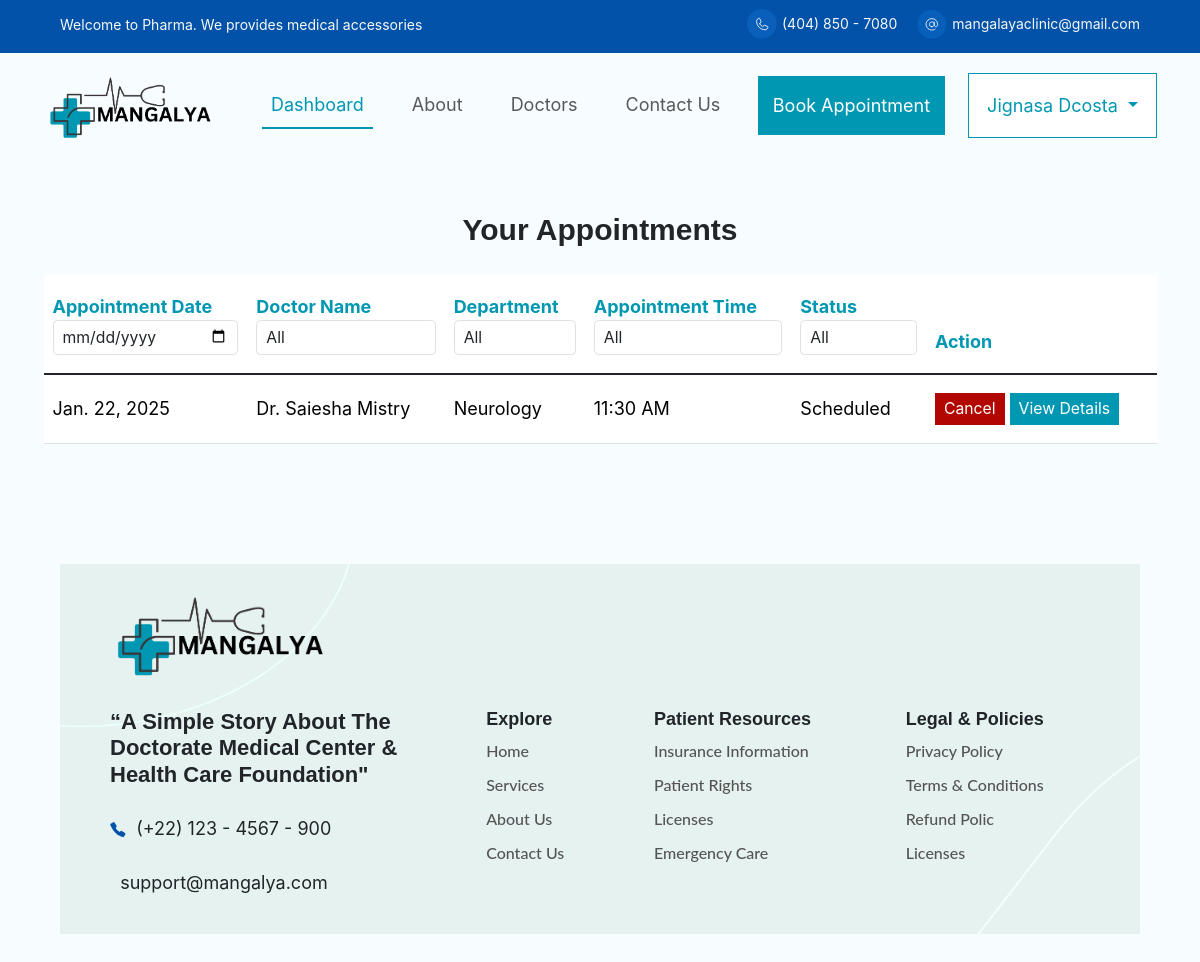
The page /patient_dashboard/ (signed in) on the database its author committed.
### appointment/models.py (models this page shows, shortened)
class CustomUser(AbstractUser):
    email = models.EmailField(unique=True)  # Use email as the unique identifier
    is_patient = models.BooleanField(default=False, db_index=True)
    is_doctor = models.BooleanField(default=False, db_index=True)
    user_permissions=models.ManyToManyField('auth.Permission',related_name='account_user_permission_set',blank=True)
    groups = models.ManyToManyField('auth.Group',related_name='account_user_set',blank=True)
    USERNAME_FIELD = 'email'
    REQUIRED_FIELDS = ['username']
    class Meta:
        indexes = [
            models.Index(fields=['username']),
            models.Index(fields=['email']),
        ]

class Appointment(models.Model):
    STATUS_CHOICES = [
        ('Scheduled', 'Scheduled'),
        ('Completed', 'Completed'),
        ('Cancelled', 'Cancelled'),
    ]
    patient = models.ForeignKey(CustomUser, on_delete=models.CASCADE, related_name='appointments', limit_choices_to={'is_patient': True})
    doctor = models.ForeignKey(CustomUser, on_delete=models.CASCADE, related_name='appointments_as_doctor', limit_choices_to={'is_doctor': True})
    date = models.DateField()
    time = models.CharField(max_length=10, choices=TIME_SLOT_CHOICES)
    status = models.CharField(max_length=10, choices=STATUS_CHOICES, default='Scheduled')

class DoctorProfile(models.Model):
    user = models.OneToOneField(CustomUser, on_delete=models.CASCADE, related_name='doctor_profile')
    gender = models.CharField(max_length=1, choices=GENDER_CHOICES)
    contact_number = models.CharField(max_length=15)
    role = models.CharField(max_length=100)
    department = models.ForeignKey(Department, on_delete=models.CASCADE, related_name='departemnt')
    fees = models.DecimalField(max_digits=10, decimal_places=2)
    profile_picture = models.ImageField(upload_to='doctor_profiles/', blank=True, null=True)
    description = models.TextField(default="No description available.")  # Add description field

class Department(models.Model):
    name = models.CharField(max_length=100, choices=DEPARTMENT_CATEGORY_CHOICES)

### appointment/views.py (the view)
# urls.py: path('patient_dashboard/',views.patient_dashboard,name='patient_dashboard'),
@login_required
def patient_dashboard(request):
    today = date.today()
    appointments = Appointment.objects.filter(patient=request.user)
    unique_doctors = appointments.values_list('doctor__first_name', 'doctor__last_name', flat=False).distinct()
    unique_departments = appointments.values_list('doctor__doctor_profile__department__name', flat=True).distinct()
    unique_times = appointments.values_list('time', flat=True).distinct()
    selected_date = request.GET.get('date', '')
    selected_doctor = request.GET.get('doctor', '')
    selected_department = request.GET.get('department', '')
    selected_time = request.GET.get('time', '')
    selected_status = request.GET.get('status', '')
    if selected_date:
        appointments = appointments.filter(date=selected_date)
    if selected_doctor:
        first_name, last_name = selected_doctor.split()
        appointments = appointments.filter(doctor__first_name=first_name, doctor__last_name=last_name)
    if selected_department:
        appointments = appointments.filter(doctor__doctor_profile__department__name=selected_department)
    if selected_time:
        appointments = appointments.filter(time=selected_time)
    if selected_status:
        appointments = appointments.filter(status=selected_status)
    return render(request, 'patient_dashboard.html', {
        'appointments': appointments,
        'unique_doctors': unique_doctors,
        'unique_departments': unique_departments,
        'unique_times': unique_times,
    })

### templates/patient_dashboard.html (shortened to what this page needs)
{% extends "base.html" %}
{% load static %}
{% block content %}
<div class="container mt-4">
    <div class="text-center mb-4 mt-5">
        <h4 class="page-header">Your Appointments</h4>
    </div>
    <form method="GET" action="{% url 'patient_dashboard' %}">
        <table class="table table-responsive align-middle">
            <thead class="table-brand py-3">
                <tr>
                    <th class="py-3" style="color: #0097B2;">
                        Appointment Date
                        <input type="date" name="date" class="form-control form-control-sm" value="{{ request.GET.date }}" onchange="this.form.submit()">
                    </th>
                    <th class="py-3" style="color: #0097B2;">
                        Doctor Name
                        <select name="doctor" class="form-control form-control-sm" onchange="this.form.submit()">
                            <option value="" style="font-size: 14px;">All</option>
                        </select>
                    </th>
                    <th class="py-3" style="color: #0097B2;">
                        Department
                        <select name="department" class="form-control form-control-sm" onchange="this.form.submit()">
                            <option value="" style="font-size: 14px;">All</option>
                        </select>
                    </th>
                    <th class="py-3" style="color: #0097B2;">
                        Appointment Time
                        <select name="time" class="form-control form-control-sm" onchange="this.form.submit()">
                            <option value="" style="font-size: 14px;">All</option>
                        </select>
                    </th>
                    <th class="py-3" style="color: #0097B2;">
                        Status
                        <select name="status" class="form-control form-control-sm" onchange="this.form.submit()">
                            <option value="" style="font-size: 14px;">All</option>
                        </select>
                    </th>
                    <th class="py-3" style="color: #0097B2;">Action</th>
                </tr>
            </thead>
            <tbody class="table-group-divider">
                {% for appointment in appointments %}
                <tr>
                    <td class="py-3">{{ appointment.date }}</td>
                    <td class="py-3">Dr. {{ appointment.doctor.first_name }} {{ appointment.doctor.last_name }}</td>
                    <td class="py-3">{{ appointment.doctor.doctor_profile.department.name }}</td>
                    <td class="py-3">{{ appointment.time }}</td>
                    <td class="py-3">{{ appointment.status }}</td>
                    <td class="py-3">
                        {% if appointment.status == 'Scheduled' %}
                        <a href="{% url 'cancel_appointment' appointment.id %}" class="btn btn-sm cancel-button">Cancel</a>
                        {% endif %}
                        <a href="{% url 'patient_appointment_detail' appointment.id %}" class="btn btn-sm btn-primary-sm">View Details</a>
                    </td>
                </tr>
                {% empty %}
                <tr>
                    <td colspan="6" class="text-center">No appointments found.</td>
                </tr>
                {% endfor %}
            </tbody>
        </table>
    </form>
</div>
{% endblock content %}

### templates/base.html (shortened to what this page needs)
{% load static %}
<!DOCTYPE html>
<html lang="en">
<head>
    <link href="https://cdn.jsdelivr.net/npm/bootstrap@5.3.3/dist/css/bootstrap.min.css" rel="stylesheet">
    <link href="https://cdn.jsdelivr.net/npm/bootstrap-icons/font/bootstrap-icons.css" rel="stylesheet">
    <link rel="stylesheet" href="{% static 'css/style.css' %}">
</head>
<body>
{% block header %}
  <div id="top-bar" class="d-flex pt-2 ">
    <div class="flex-fill pt-1" style="margin-left: 60px;">
      <p class="text-light" style="font-size: 14px;">Welcome to Pharma. We provides medical accessories</p>
    </div>
    <div class="flex-shrink-1" style="margin-right: 20px;">
      <img src="{% static 'images/icons/contact-phone-icon.svg' %}" style="width: 30px;" alt="">
      <span class="text-light" style="font-size: 14px;">(404) 850 - 7080</span>
      </div>
      <div class="flex-shrink-1" style="margin-right: 60px;">
      <img src="{% static 'images/icons/email-Icon.svg' %}" style="width: 30px;" alt="">
      <span class="text-light" style="font-size: 14px;">mangalayaclinic@gmail.com</span>
    </div>
  </div>
 {% if user.is_patient == True %}
<nav class="navbar navbar-expand-lg d-flex justify-content-between" style="margin:0px 30px">
  <div class="container-fluid">
    <a class="navbar-brand" href="{% url 'index' %}">
      <img src="{% static 'images/Logo/Logo-cropped.svg' %}" alt="Logo" width="172px">
    </a>
    <div class="collapse navbar-collapse justify-content-center" id="navbarScroll">
      <ul class="navbar-nav my-2 my-lg-0 fs-5">
        <li class="nav-item">
          <a class="nav-link {% if request.resolver_match.url_name == 'appointment_history' or request.resolver_match.url_name == 'patient_dashboard' %}active{% endif %}" href="{% url 'patient_dashboard' %}">Dashboard</a>
        </li>
        <li class="nav-item">
          <a class="nav-link" href="#">About</a>
        </li>
        <li class="nav-item">
          <a class="nav-link {% if request.resolver_match.url_name == 'doctor_list' or request.resolver_match.url_name == 'doctor_profile' %}active{% endif %}" href="{% url 'doctor_list' %}">Doctors</a>
        </li>
        <li class="nav-item">
          <a class="nav-link {% if request.resolver_match.url_name == 'contact' %}active{% endif %}" href="{% url 'contact' %}">Contact Us</a>
        </li>
      </ul>
    </div>
    <div>
      <a href="{% url 'book_appointment' %}" class="btn btn-primary me-3">Book Appointment</a>
      {% if user.is_authenticated %}
        <div class="dropdown d-inline">
          <button class="btn btn-outline-primary dropdown-toggle p-3" type="button" id="userDropdown" data-bs-toggle="dropdown" aria-expanded="false" style="color: #0097B2; border-color: #0097B2; background-color: white; border-radius: 0px;">
            {{ user.first_name }} {{ user.last_name }}
          </button>
        </div>
      {% endif %}
    </div>
  </div>
</nav>
{% endif %}
{% endblock header %}
{% block content %}
{% endblock content %}
{% block footer %}
<section class="footer-wrapper">
  <div class="footer-container d-flex">
    <div class="row d-flex justify-content-between border-info">
      <div class="col-12 mb-4">
        <a href="#"><img src="{% static 'images/Logo/Logo-cropped.svg' %}" class="footer-logo" alt=""></a>
      </div>
      <div class="col-lg-4 col-xxl-4 mb-3">
        <h5 class="tag-line mb-4">“A Simple Story About The Doctorate Medical Center & Health Care Foundation"</h5>
        <div class="mb-4">
          <img src="{% static 'images/icons/blue-phone-icon.svg' %}"  alt=""> &nbsp;(+22) 123 - 4567 - 900
        </div>
          <div>
            <img src="{% static 'images/icons/envelop.svg' %}"  alt=""> &nbsp;support@mangalya.com
          </div>
      </div>
        <div class="col-lg-2 col-xxl-2 mb-3 ps-5">
          <h6 class="text-start">Explore</h6>
          <div class="footer-list">
            <a href="{% url 'index' %}">Home</a>
            <a href="#">Services</a>
            <a href="#">About Us</a>
            <a href="{% url 'contact' %}">Contact Us</a>
          </div>
        </div>
        <div class="col-lg-3 col-xxl-3 mb-3 ps-5">
          <h6 class="text-start">Patient Resources</h6>
          <div class="footer-list">
            <a href="/">Insurance Information</a>
            <a href="#">Patient Rights</a>
            <a href="#">Licenses</a>
            <a href="#">Emergency Care</a>
          </div>
        </div>
        <div class="col-lg-3 col-xxl-3 mb-3 ps-5">
          <h6 class="text-start">Legal & Policies</h6>
          <div class="footer-list">
            <a href="/">Privacy Policy</a>
            <a href="#">Terms & Conditions</a>
            <a href="#">Refund Polic</a>
            <a href="#">Licenses</a>
          </div>
        </div>
      </div>
      </div>
</section>
{% endblock footer %}
</body>
</html>

### static/css/style.css (style rules this page uses)
body { background-color:#f7fcff; }
.nav-link.active { color: #0097B2 !important; font-weight: 400; border-bottom: 2px solid #0097B2; }
.btn-primary { background-color: #0097B2; color: #ffffff; border-style: none; border-radius: 0px; padding: 16px 15px; width: fit-content; }
.btn-primary-sm { background-color: #0097B2; color: #ffffff; border-style: none; border-radius: 0px; }
.cancel-button { background-color: #b20600; color: #ffffff; border-style: none; border-radius: 0px; }
#top-bar { background-color: #0152A8; }
h4 { font-family: "Montserrat", sans-serif; font-size: 30px; font-weight: 600; margin-bottom: 25px; }
h5 { font-family: "Montserrat", sans-serif; font-size: 24px; font-weight: 600; }
h6 { font-family: "Montserrat", sans-serif; font-size: 18px; font-weight: 600; }
.footer-logo { width: 300px; }
.footer-wrapper { margin: 120px auto 0; display: flex; }
.footer-container { margin: 0 auto 40px; background: url('/static/images/Footer-Background.png') no-repeat; background-size: cover; background-position: center; width: 90%; align-items: center; justify-content:space-around; display: flex; padding: 40px 80px; }
.footer-list a { color: #545454; text-align: left; text-decoration: none; padding: 0; font-family: "Lato", sans-serif; font-size: 18px; font-weight: 500; }
.footer-list { display: flex; flex-direction: column ; text-decoration: none; text-align: left; gap: 10px; }
@media screen and (max-width: 1400px) { .footer-logo { width: 220px; } }
@media screen and (max-width: 1400px) { .footer-wrapper { margin: 120px auto 0; display: flex; } }
@media screen and (max-width: 1400px) { .footer-container { margin: 0 auto 40px; background: url('/static/images/Footer-Background.png') no-repeat; background-size: cover; background-position: center; width: 90%; align-items: center; justify-content:space-around; display: flex; padding: 20px 50px; } }
@media screen and (max-width: 1400px) { .footer-list a { color: #545454; text-align: left; text-decoration: none; padding: 0; font-family: "Lato", sans-serif; font-size: 16px; font-weight: 500; } }
@media screen and (max-width: 1400px) { .tag-line { font-size: 22px; } }

### templates/base.html (style rules this page uses)
* { font-family: "Inter", sans-serif; font-size: 18px; }
li { display: inline-block; padding: 10px 15px; }

### rows shown on the page
CustomUser: first_name "Jignasa", last_name "Dcosta"
Appointment: date "Jan. 22, 2025", doctor.first_name "Saiesha", doctor.last_name "Mistry", doctor.doctor_profile.department.name "Neurology", time "11:30 AM", status "Scheduled", shows "Cancel"
